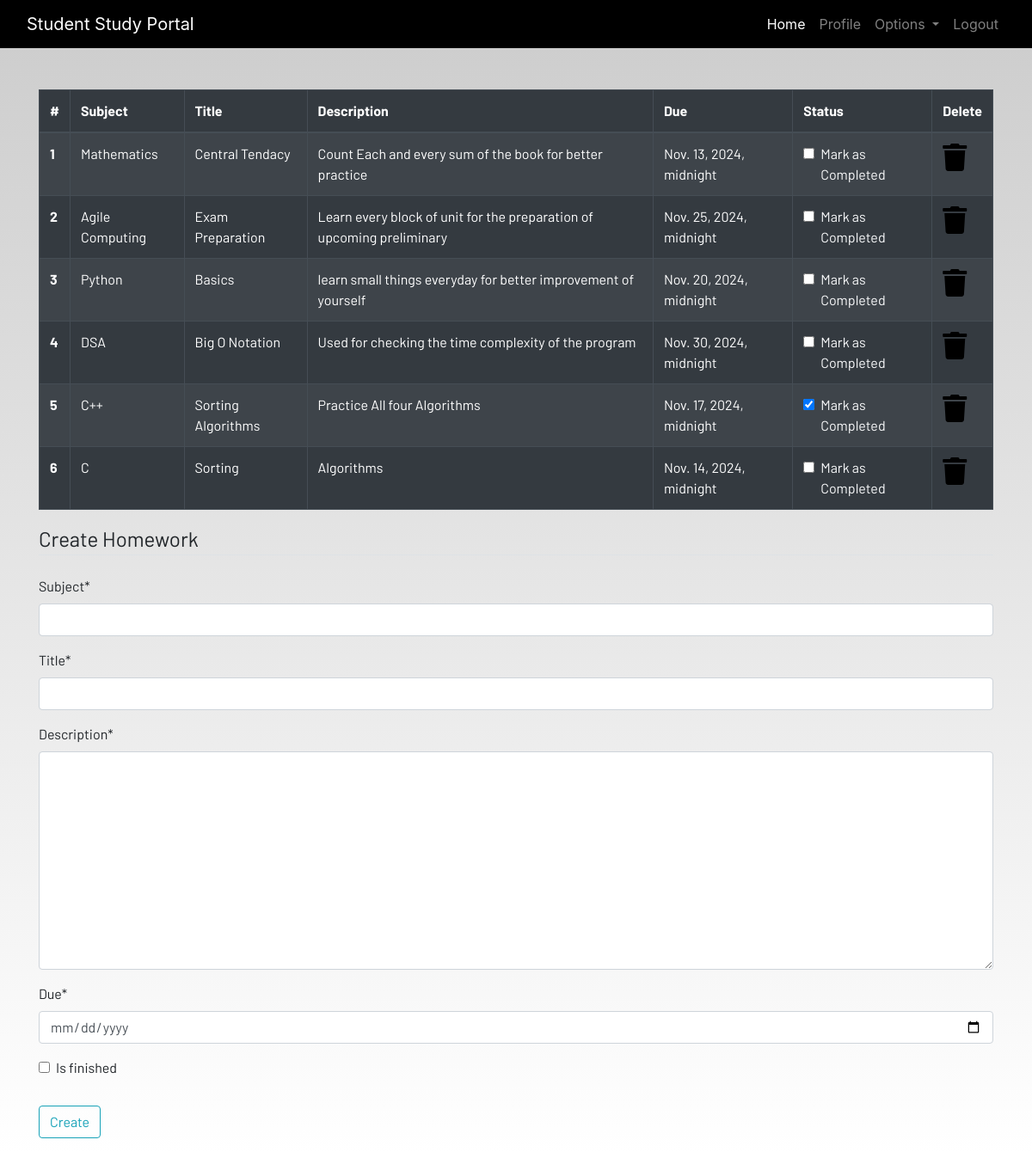
The page /homework/ (signed in) on the database its author committed.
### dashboard/models.py (models this page shows, shortened)
class Homework(models.Model):
    user = models.ForeignKey(User, on_delete=models.CASCADE)
    subject = models.CharField(max_length=50)
    title = models.CharField(max_length=100)
    description = models.TextField()
    due = models.DateTimeField()
    is_finished = models.BooleanField(default=False)

### dashboard/views.py (the view)
# urls.py: path('homework/',views.homework,name="homework"),
def homework(request):
    if request.method == "POST":
        form = HomeworkForm(request.POST)
        if form.is_valid():
            try:
                finished = request.POST['is_finished']
                if finished == 'on':
                    finished = True
                else:
                    finished = False
            except:
                finished=False
            homeworks = Homework(
                user = request.user,
                subject = request.POST['subject'],
                title = request.POST['title'],
                description = request.POST['description'],
                due = request.POST['due'],
                is_finished = finished
                )
            homeworks.save()
            messages.success(request, f"Homework Added from {request.user.username} !!" )# Use f-string to format the message
    else:
        form = HomeworkForm()
    homework = Homework.objects.filter(user=request.user)
    if len(homework) == 0:
        homework_done = True
    else:
        homework_done = False
    context = {
        'homeworks':homework,
        'homeworks_done':homework_done,
        'form':form
        }
    return render(request,'dashboard/homework.html',context)

### dashboard/forms.py
class HomeworkForm(forms.ModelForm):
    class Meta:
        model = Homework
        widgets = {'due':DateInput()}
        fields = ['subject','title','description','due','is_finished']

### dashboard/templates/dashboard/homework.html (shortened to what this page needs)
{% extends 'dashboard/base.html' %}
{% load static %}
{% load crispy_forms_tags %}
{% block content %}
<link rel="stylesheet" href="{% static 'css/main.css' %}" />
<div class="container">
    {% if not homework_done %}
    <table class="table table-striped table-bordered table-hover table-dark">
        <thead>
            <tr>
                <th scope="col">#</th>
                <th scope="col">Subject</th>
                <th scope="col">Title</th>
                <th scope="col">Description</th>
                <th scope="col">Due</th>
                <th scope="col">Status</th>
                <th scope="col">Delete</th>
            </tr>
        </thead>
        <tbody>
            {% for  homework in  homeworks %}
            <tr>
                <th scope="row">{{forloop.counter}}</th>
                <td>{{homework.subject}}</td>
                <td>{{homework.title}}</td>
                <td>{{homework.description}}</td>
                <td>{{homework.due}}</td>
                <td>
                    <a href="{% url 'update-homework' homework.id %}">
                        <div class="form-check">
                            {% if homework.is_finished == True %}
                            <input class="form-check-input" type="checkbox" value="" checked>
                            {% else %}
                            <input class="form-check-input" type="checkbox" value="" >
                            {% endif %}
                            <label class="form-check-label text-light" for="flexCheckDefault">
                                Mark as Completed
                            </label>
                        </div>
                    </a>
                </td>
                <td><a href="{% url 'delete-homework' homework.id %}"><i class="fa fa-trash fa-2x"></i></a></td>
            </tr>
            {% endfor %}
        </tbody>
    </table>
    {% else %}
    <h4>All homeworks are completed!! Create to have more!!</h4>
    {% endif %}
</div>
<div class=" container">
    <form method="POST">
        <fieldset class="form-group">
            <legend class="border-bottom mb-4">Create Homework</legend>
            {{form|crispy}}
        </fieldset>
        <div class="form-group">
            <button href="" class="btn btn-outline-info" type="submit">
                Create
            </button>
        </div>
    </form>
</div>
{% endblock content %}

### dashboard/templates/dashboard/base.html (shortened to what this page needs)
<!DOCTYPE html>
{% load static %}
<html lang="en">
<head>
  <link rel="stylesheet" href="https://stackpath.bootstrapcdn.com/bootstrap/4.3.1/css/bootstrap.min.css"
 />
  <link rel="stylesheet" href="https://use.fontawesome.com/releases/v5.7.2/css/all.css"
 />
  <link rel="stylesheet" href="{% static 'css/main.css' %}" />
</head>
<body>
  <header>
    <nav class="navbar navbar-expand-lg navbar-dark bg-dark">
      <div class="container-fluid">
        <a class="navbar-brand" href="{% url 'home' %}">Student Study Portal</a>
        <div class="collapse navbar-collapse justify-content-end" id="navbarSupportedContent">
          <ul class="navbar-nav mb-2 mb-lg-0">
            <li class="nav-item">
              <a class="nav-link active" aria-current="page" href="{% url 'home' %}">Home</a>
            </li>
            {% if user.is_authenticated %}
            <li class="nav-item">
              <a class="nav-link" href="{% url 'profile' %}">Profile</a>
            </li>
            <li class="nav-item dropdown">
              <a class="nav-link dropdown-toggle" href="#" id="navbarDropdown" role="button" data-toggle="dropdown"
                aria-haspopup="true" aria-expanded="false">
                Options
              </a>
            </li>
            <li class="nav-item">
              <a class="nav-link" href="{% url 'logout' %}">Logout</a>
            </li>
            {% endif %}
          </ul>
        </div>
      </div>
    </nav>
  </header>
  <br /><br />
  <main>
    {% block content %}
    {% endblock content %}
  </main>
</body>
</html>

### static/css/main.css (style rules this page uses)
html { scroll-behavior: smooth; height: 100%; width: 100%; }
main { font-family: Barlow, Quicksand, Rubik, sans-serif, serif, 'Times New Roman', Times, serif !important; }
.navbar { background-color: rgb(0, 0, 0) !important; }
a { text-decoration: none !important; color: black; }
html, body { max-width: 100%; overflow-x: hidden; height: 100%; width: 100%; }
body { background: linear-gradient(rgba(0, 0, 0, 0.2), rgba(255, 255, 255, 0.5)); overflow-x: hidden; background-repeat: no-repeat; }
.fa { color: black; }

### rows shown on the page
Homework: subject "Mathematics", title "Central Tendacy", description "Count Each and every sum of the book for better practice", due "Nov. 13, 2024, midnight"
Homework: subject "Agile Computing", title "Exam Preparation", description "Learn every block of unit for the preparation of upcoming preliminary", due "Nov. 25, 2024, midnight"
Homework: subject "Python", title "Basics", description "learn small things everyday for better improvement of yourself", due "Nov. 20, 2024, midnight"
Homework: subject "DSA", title "Big O Notation", description "Used for checking the time complexity of the program", due "Nov. 30, 2024, midnight"
Homework: subject "C++", title "Sorting Algorithms", description "Practice All four Algorithms", due "Nov. 17, 2024, midnight"
Homework: subject "C", title "Sorting", description "Algorithms", due "Nov. 14, 2024, midnight"
